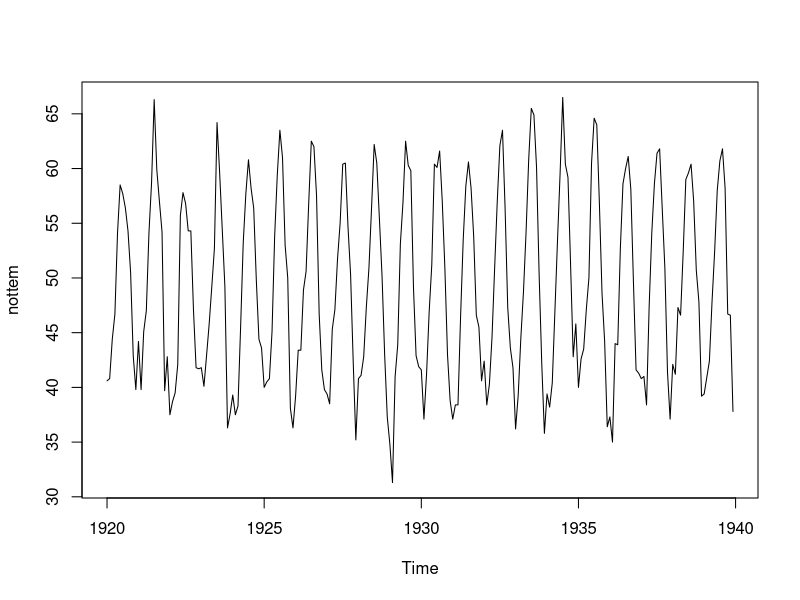

Write R code to recreate this figure.
## ---- chunk 1
knitr::opts_chunk$set(echo = FALSE)
## ---- chunk 2
summary(nottem)
## ---- chunk 3
plot(nottem)
